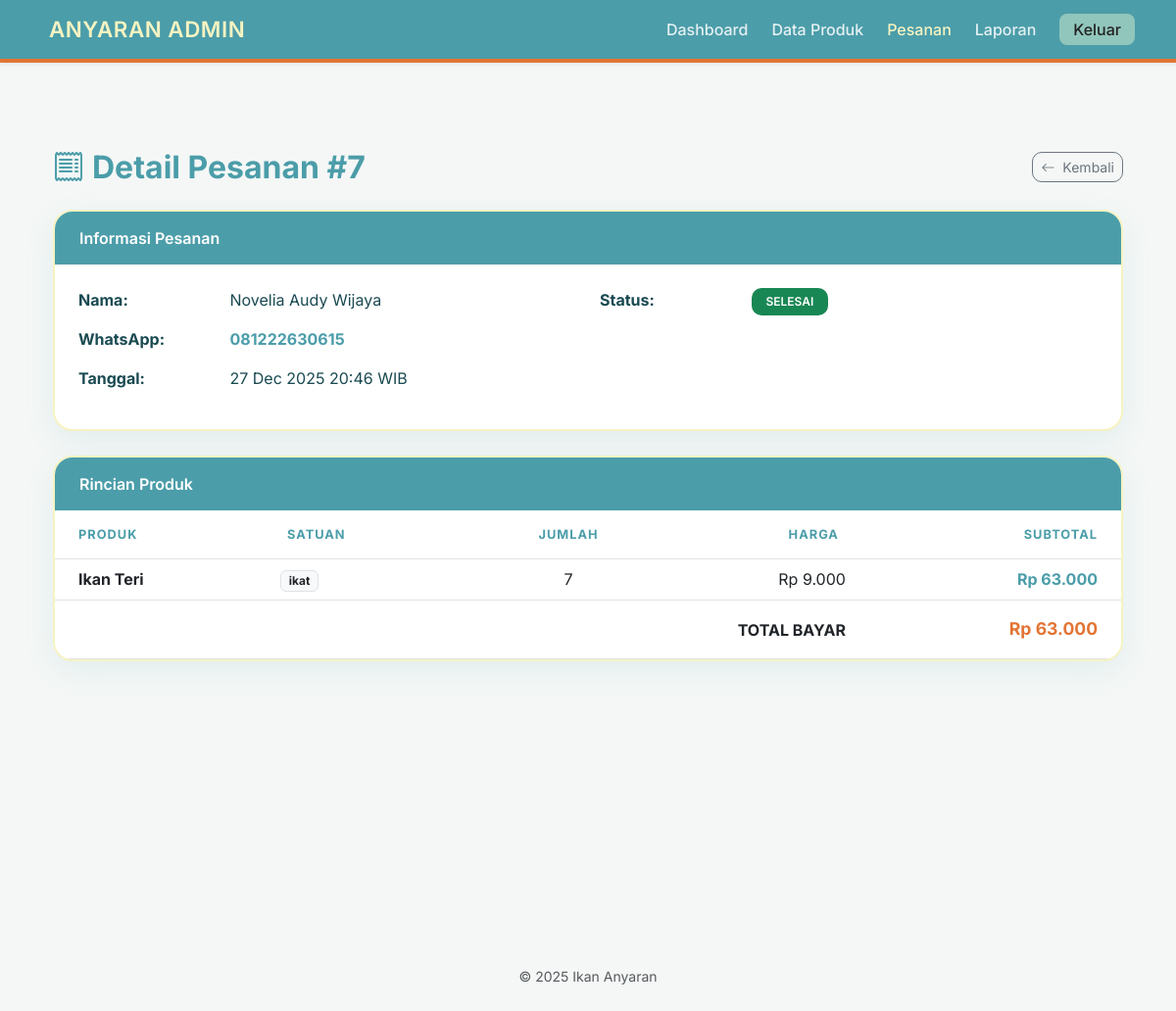
Screenshot of /admin/detail_pesanan.php?id=7 with the database file from the repository.
### tables this page shows
CREATE TABLE `pesanan` (
  `id` int(11) NOT NULL,
  `id_pelanggan` int(11) DEFAULT NULL,
  `id_produk` int(11) DEFAULT NULL,
  `jumlah_beli` int(11) NOT NULL,
  `total_bayar` int(11) NOT NULL,
  `status_pesanan` enum('Baru','Proses','Selesai','Dibatalkan') DEFAULT 'Baru',
  `alasan_batal` text DEFAULT NULL,
  `tanggal_pesan` timestamp NOT NULL DEFAULT current_timestamp(),
  `alasan_batal_user` text DEFAULT NULL,
  `persetujuan_batal` enum('Menunggu','Disetujui','Ditolak') DEFAULT 'Menunggu'
);

CREATE TABLE `pelanggan` (
  `id` int(11) NOT NULL,
  `nama_pelanggan` varchar(100) NOT NULL,
  `no_whatsapp` varchar(20) NOT NULL,
  `alamat_lengkap` text DEFAULT NULL,
  `email` varchar(100) DEFAULT NULL,
  `password` varchar(255) NOT NULL
);

CREATE TABLE `pesanan_produk` (
  `id` int(11) NOT NULL,
  `id_pesanan` int(11) NOT NULL,
  `id_produk` int(11) NOT NULL,
  `jumlah` int(11) NOT NULL,
  `harga_satuan` int(11) NOT NULL,
  `harga` int(11) NOT NULL,
  `satuan` enum('ikat','eceran') NOT NULL
);

CREATE TABLE `produk` (
  `id_produk` int(11) NOT NULL,
  `nama_produk` varchar(100) DEFAULT NULL,
  `jenis_ikan` enum('Ikan Laut','Ikan Tawar','Ikan Olahan') NOT NULL,
  `harga_eceran` int(11) DEFAULT NULL,
  `harga_ikat` int(11) DEFAULT NULL,
  `stok_ikat` int(11) NOT NULL DEFAULT 0,
  `stok_eceran` int(11) NOT NULL DEFAULT 0,
  `foto_produk` varchar(255) DEFAULT 'default_ikan.jpg',
  `foto_produk2` varchar(255) DEFAULT NULL,
  `deskripsi` text DEFAULT NULL,
  `created_at` timestamp NOT NULL DEFAULT current_timestamp()
);

### admin/detail_pesanan.php (the view, shortened to what this page needs)
<?php
include 'header_admin.php';
$id = $_GET['id'];
$pesanan = $conn->query("
    SELECT pesanan.*, pelanggan.nama_pelanggan, pelanggan.no_whatsapp
    FROM pesanan
    JOIN pelanggan ON pesanan.id_pelanggan = pelanggan.id
    WHERE pesanan.id = '$id'
")->fetch_assoc();
$produk = $conn->query("
    SELECT produk.nama_produk, pesanan_produk.*
    FROM pesanan_produk
    JOIN produk ON pesanan_produk.id_produk = produk.id_produk
    WHERE pesanan_produk.id_pesanan = '$id'
");
?>
<div class="main-content">
    <div class="container">
        <div class="d-flex justify-content-between align-items-center mb-4">
            <h2 class="fw-bold m-0" style="color: var(--color-2) !important;">
                <i class="bi bi-receipt me-2"></i>Detail Pesanan #<?= $id; ?>
            </h2>
            <a href="pesanan.php" class="btn btn-outline-secondary btn-sm" style="border-radius: 10px;">
                <i class="bi bi-arrow-left me-1"></i> Kembali
            </a>
        </div>
        <div class="row">
            <div class="col-md-12">
                <div class="card-custom">
                    <div class="card-header-custom">Informasi Pesanan</div>
                    <div class="card-body p-4">
                        <div class="row">
                            <div class="col-md-6">
                                <p><span class="info-label">Nama:</span> <?= htmlspecialchars($pesanan['nama_pelanggan']); ?></p>
                                <p><span class="info-label">WhatsApp:</span>
                                    <a href="https://wa.me/<?= $pesanan['no_whatsapp']; ?>" target="_blank" class="text-decoration-none fw-bold" style="color: var(--color-2);">
                                        <?= htmlspecialchars($pesanan['no_whatsapp']); ?>
                                    </a>
                                </p>
                                <p><span class="info-label">Tanggal:</span> <?= date('d M Y H:i', strtotime($pesanan['tanggal_pesan'])); ?> WIB</p>
                            </div>
                            <div class="col-md-6">
                                <p><span class="info-label">Status:</span>
                                    <?php
                                        $status = $pesanan['status_pesanan'];
                                        if($status == 'Baru') echo '<span class="badge bg-warning text-dark badge-status">BARU</span>';
                                        elseif($status == 'Proses') echo '<span class="badge bg-info text-white badge-status">DIKIRIM / PROSES</span>';
                                        elseif($status == 'Selesai') echo '<span class="badge bg-success badge-status">SELESAI</span>';
                                        elseif($status == 'Dibatalkan') echo '<span class="badge bg-danger badge-status">DIBATALKAN</span>';
                                    ?>
                                </p>
                            </div>
                        </div>
                    </div>
                </div>
            </div>
            <div class="col-md-12">
                <div class="card-custom">
                    <div class="card-header-custom">Rincian Produk</div>
                    <div class="card-body p-0">
                        <div class="table-responsive">
                            <table class="table table-hover mb-0">
                                <thead>
                                    <tr>
                                        <th class="ps-4">Produk</th>
                                        <th>Satuan</th>
                                        <th class="text-center">Jumlah</th>
                                        <th class="text-end">Harga</th>
                                        <th class="text-end pe-4">Subtotal</th>
                                    </tr>
                                </thead>
                                <tbody>
                                <?php while($p = $produk->fetch_assoc()): ?>
                                    <tr>
                                        <td class="ps-4 fw-bold"><?= htmlspecialchars($p['nama_produk']); ?></td>
                                        <td><span class="badge bg-light text-dark border"><?= htmlspecialchars($p['satuan']); ?></span></td>
                                        <td class="text-center"><?= $p['jumlah']; ?></td>
                                        <td class="text-end">Rp <?= number_format($p['harga_satuan'],0,',','.'); ?></td>
                                        <td class="text-end pe-4 fw-bold" style="color: var(--color-2);">Rp <?= number_format($p['harga_satuan'] * $p['jumlah'],0,',','.'); ?></td>
                                    </tr>
                                <?php endwhile; ?>
                                </tbody>
                                <tfoot>
                                    <tr style="background-color: var(--color-3);">
                                        <td colspan="4" class="text-end fw-bold py-3">TOTAL BAYAR</td>
                                        <td class="text-end pe-4 fw-bold py-3" style="color: var(--color-4); font-size: 1.1rem;">
                                            Rp <?= number_format($pesanan['total_bayar'],0,',','.'); ?>
                                        </td>
                                    </tr>
                                </tfoot>
                            </table>
                        </div>
                    </div>
                </div>
            </div>
        </div>
    </div>
</div>
<?php include 'footer_admin.php'; ?>

### admin/header_admin.php (style rules this page uses)
:root { --biru: #4B9DA9; --kuning: #F6F3C2; --orange: #E37434; }
body { font-family: 'Inter', sans-serif; }

### admin/detail_pesanan.php (style rules this page uses)
:root { --color-1: #91C6BC; --color-2: #4B9DA9; --color-3: #F6F3C2; --color-4: #E37434; --text-dark: #1a4a52; }
body { background-color: #f4f7f6; background-image: url("https://www.transparenttextures.com/patterns/cream-paper.png"); color: var(--text-dark); }
.main-content { min-height: 100vh; padding: 40px 0; }
.card-custom { background: white; border-radius: 20px; border: 2px solid var(--color-3); box-shadow: 0 10px 30px rgba(75, 157, 169, 0.1); overflow: hidden; margin-bottom: 25px; }
.card-header-custom { background-color: var(--color-2); color: white; padding: 15px 25px; font-weight: 600; border: none; }
.table thead { background-color: #f8fbfb; }
.table th { color: var(--color-2); text-transform: uppercase; font-size: 0.8rem; letter-spacing: 1px; padding: 15px; }
.badge-status { padding: 8px 15px; border-radius: 10px; font-weight: 600; font-size: 0.75rem; }
.info-label { font-weight: bold; color: var(--text-dark); width: 150px; display: inline-block; }

### rows the page displays
pesanan: id_pelanggan.nama_pelanggan "Novelia Audy Wijaya", id_pelanggan.no_whatsapp "081222630615", tanggal_pesan "27 Dec 2025 20:46", total_bayar "63.000"
pesanan_produk: id_produk.nama_produk "Ikan Teri", satuan "ikat", jumlah "7", harga_satuan "9.000", $p['harga_satuan'] * $p['jumlah'] "63.000"

### other values shown
$id "7"
